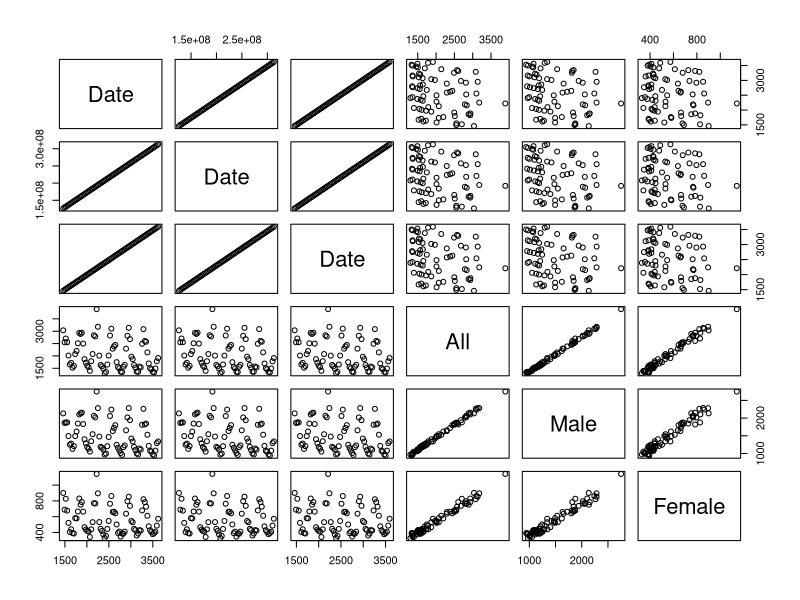

Reproduce this figure in R.
# ------------------------------------------------------------------------------
# UK Lung Deaths
# ------------------------------------------------------------------------------

data(UKLungDeaths)

# Join the vectors into a data frame.
df <- data.frame(All=as.vector(ldeaths), Male=as.vector(mdeaths), Female=as.vector(fdeaths))

# Add the dates.
df <- cbind(Date=as.Date(0, origin='1974-01-01'), df)
for(i in 2:nrow(df)){
    df[i, 1] <- df[i-1, 1] + 30
}

df <- cbind(Date=as.POSIXlt('1974-01-01'), df)
for(i in 2:nrow(df)){
    #browser()
    d <- as.POSIXlt(df[i-1, 1])
    #print(class(d))
    d$mon <- d$mon + 1
    print(d)
    df[i, 1] <- as.POSIXct(d)
}

df <- cbind(Date=seq(from = as.Date("1974-01-01"), to = as.Date("1979-12-31"), by = 'month'), df)

# Consider proportions?
plot(df)
# boxplot()
